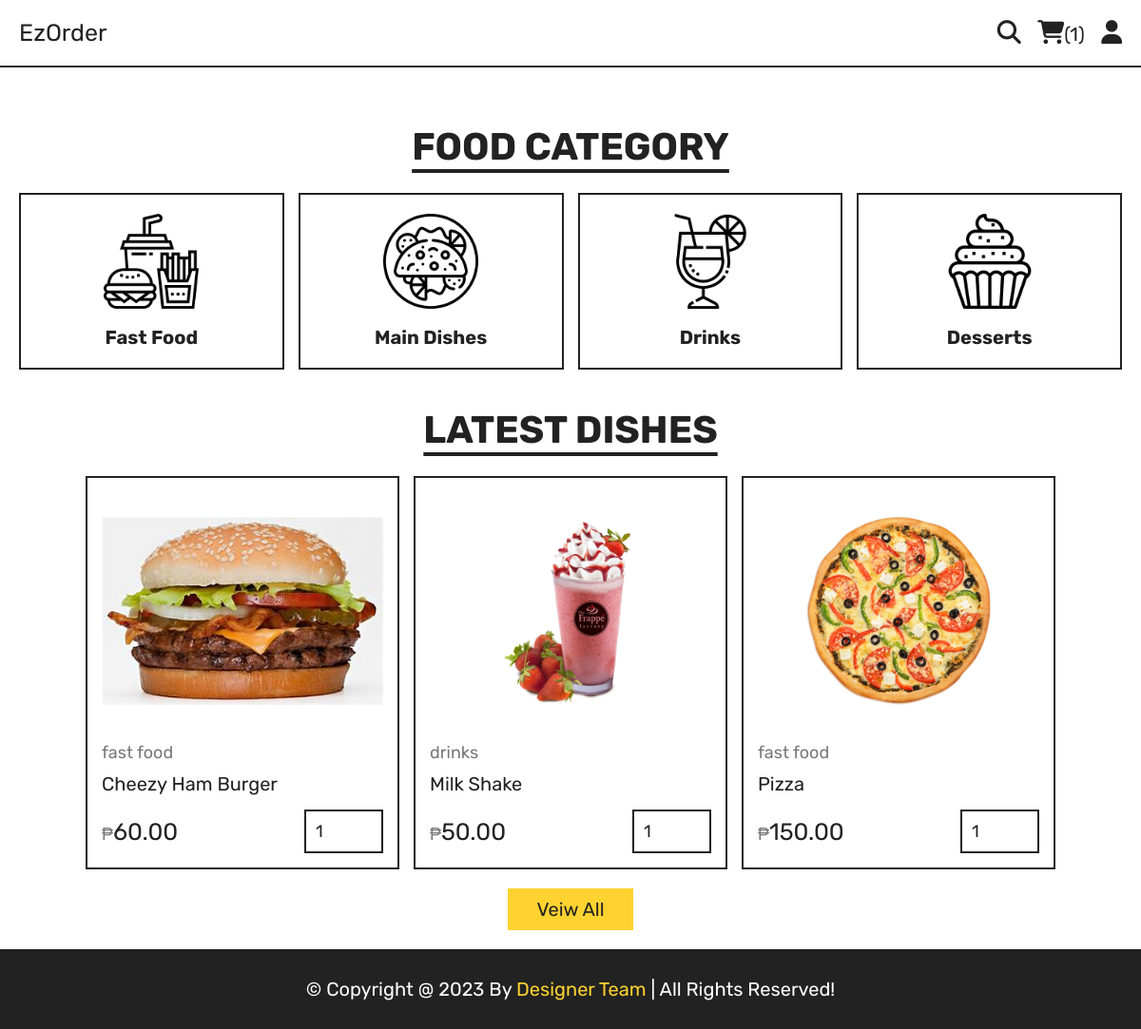
/kiosk.php, run on an earlier commit of the app's database.
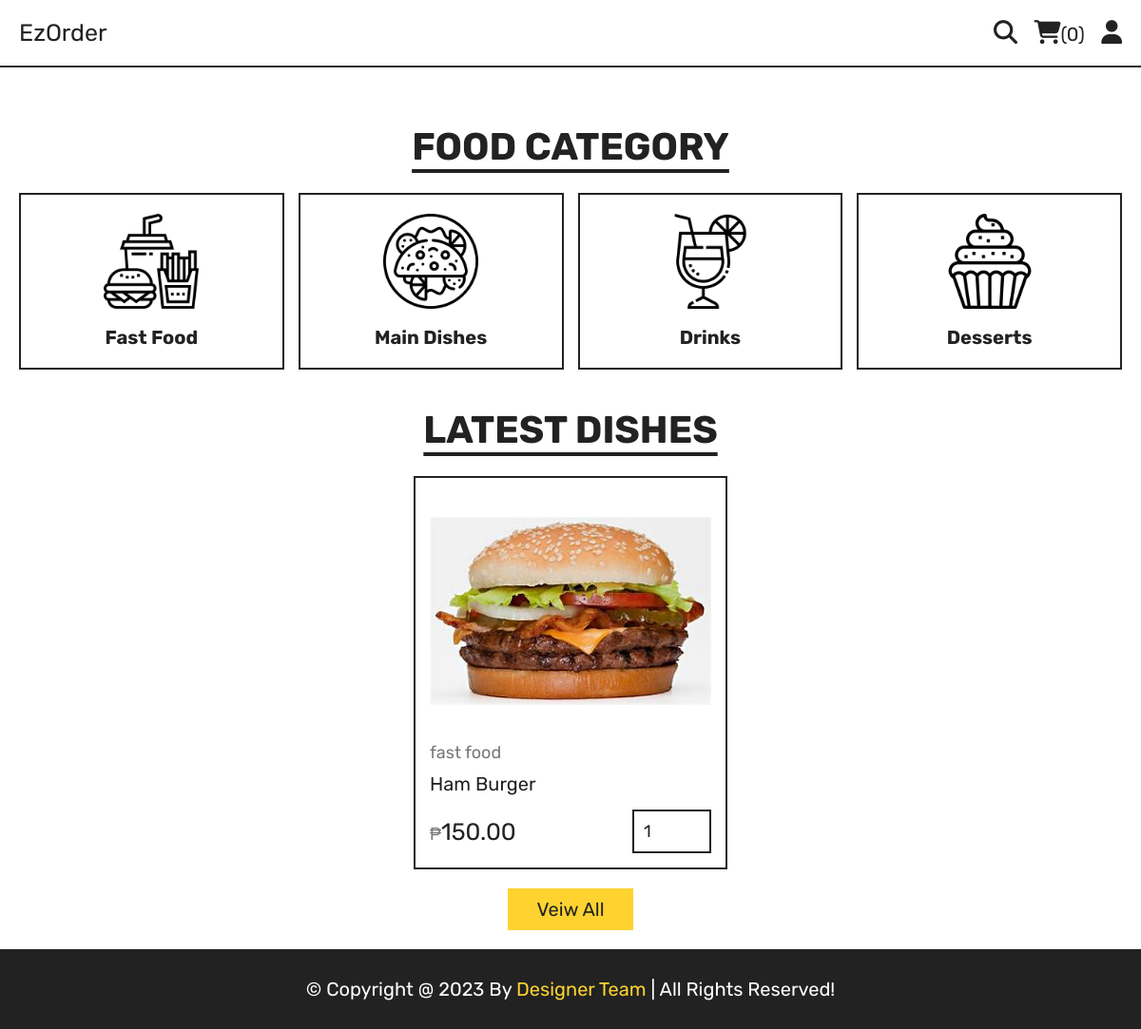
And on a later commit of the database.
### tables this page shows
CREATE TABLE `products` (
  `id` int(11) NOT NULL,
  `name` varchar(255) NOT NULL,
  `category` varchar(255) NOT NULL,
  `price` decimal(10,2) NOT NULL,
  `image` varchar(255) NOT NULL
);

### kiosk.php (the view, shortened to what this page needs)
<?php
include 'components/connect.php';
?>
<!DOCTYPE html>
<html lang="en">
<head>
   <link rel="stylesheet" href="https://unpkg.com/swiper@8/swiper-bundle.min.css" />
   <link rel="stylesheet" href="https://cdnjs.cloudflare.com/ajax/libs/font-awesome/6.1.1/css/all.min.css">
   <link rel="stylesheet" href="css/style.css">
</head>
<body>
   <?php include 'components/kiosk_header.php'; ?>
   <section class="hero">
   </section>
   <section class="category">
      <h1 class="title">food category</h1>
      <div class="box-container">
         <a href="category.php?category=fast food" class="box">
            <img src="images/cat-1.png" alt="">
            <h3>fast food</h3>
         </a>
         <a href="category.php?category=main dish" class="box">
            <img src="images/cat-2.png" alt="">
            <h3>main dishes</h3>
         </a>
         <a href="category.php?category=drinks" class="box">
            <img src="images/cat-3.png" alt="">
            <h3>drinks</h3>
         </a>
         <a href="category.php?category=desserts" class="box">
            <img src="images/cat-4.png" alt="">
            <h3>desserts</h3>
         </a>
      </div>
   </section>
   <section class="products">
      <h1 class="title">latest dishes</h1>
      <div class="box-container">
         <?php
         $select_products = $conn->prepare("SELECT * FROM `products` LIMIT 6");
         $select_products->execute();
         if ($select_products->rowCount() > 0) {
            while ($fetch_products = $select_products->fetch(PDO::FETCH_ASSOC)) {
         ?>
               <form action="" method="post" class="box">
                  <img src="uploaded_img/<?= $fetch_products['image']; ?>" alt="">
                  <a href="category.php?category=<?= $fetch_products['category']; ?>" class="cat"><?= $fetch_products['category']; ?></a>
                  <div class="name"><?= $fetch_products['name']; ?></div>
                  <div class="flex">
                     <div class="price"><span>₱</span><?= $fetch_products['price']; ?></div>
                     <input type="number" name="qty" class="qty" min="1" max="99" value="1" maxlength="2">
                  </div>
               </form>
         <?php
            }
         } else {
            echo '<p class="empty">no products added yet!</p>';
         }
         ?>
      </div>
      <div class="more-btn">
         <a href="menu.php" class="btn">veiw all</a>
      </div>
   </section>
   <?php include 'components/footer.php'; ?>
</body>
</html>

### components/kiosk_header.php (shortened to what this page needs)
<header class="header">
    <section class="flex">
        <a href="kiosk.php" class="logo">EzOrder</a>
        <div class="icons">
            <?php
            $count_cart_items = $conn->prepare("SELECT * FROM `cart` WHERE user_id = ?");
            $count_cart_items->execute([$user_id]);
            $total_cart_items = $count_cart_items->rowCount();
            ?>
            <a href="search.php"><i class="fas fa-search"></i></a>
            <a href="cart.php"><i class="fas fa-shopping-cart"></i><span>(<?= $total_cart_items; ?>)</span></a>
            <div id="user-btn" class="fas fa-user" hidden></div>
        </div>
    </section>
</header>

### components/footer.php
<footer class="footer">
   <div class="credit">&copy; copyright @ 2023 by <span>Designer Team</span> | all rights reserved!</div>
</footer>

### css/style.css (style rules this page uses)
:root { --yellow:#fed330; --red:#e74c3c; --white:#fff; --black:#222; --light-color:#777; --border:.2rem solid var(--black); }
* { font-family: 'Rubik', sans-serif; margin:0; padding:0; box-sizing: border-box; outline: none; border: none; text-decoration: none; }
html { font-size: 62.5%; overflow-x: hidden; scroll-behavior: smooth; stop-opacity: 7rem; }
section { margin:0 auto; max-width: 1200px; padding:2rem; }
.title { text-align: center; margin-bottom: 2.5rem; font-size: 4rem; color:var(--black); text-transform: uppercase; text-decoration: underline; text-underline-offset: 1rem; }
.btn, .delete-btn { margin-top: 1rem; display: inline-block; font-size: 2rem; padding:1rem 3rem; cursor: pointer; text-transform: capitalize; transition: .2s linear; }
.btn { background-color: var(--yellow); color:var(--black); }
.header { position: sticky; top:0; left:0; right:0; z-index: 1000; background-color: var(--white); border-bottom: var(--border); }
.header .flex { display: flex; align-items: center; justify-content: space-between; position: relative; }
.header .flex .logo { font-size: 2.5rem; color:var(--black); }
.header .flex .icons > * { margin-left: 1.5rem; font-size: 2.5rem; color:var(--black); cursor: pointer; }
.header .flex .icons span { font-size: 2rem; }
.category .box-container { display: grid; grid-template-columns: repeat(auto-fit, minmax(27rem, 1fr)); gap:1.5rem; align-items: flex-start; }
.category .box-container .box { border:var(--border); padding:2rem; text-align: center; }
.category .box-container .box img { width: 100%; height: 10rem; object-fit: contain; }
.category .box-container .box h3 { font-size: 2rem; margin-top: 1.5rem; color:var(--black); text-transform: capitalize; }
.products .box-container { display: grid; grid-template-columns: repeat(auto-fit, 33rem); justify-content: center; align-items: flex-start; gap:1.5rem; }
.products .box-container .box { border:var(--border); padding:1.5rem; position: relative; overflow: hidden; }
.products .box-container .box img { height: 25rem; width: 100%; object-fit: contain; margin-bottom: 1rem; }
.products .box-container .box .cat { font-size: 1.8rem; color:var(--light-color); }
.products .box-container .box .name { font-size: 2rem; color:var(--black); margin:1rem 0; }
.products .box-container .box .flex { display: flex; align-items: center; gap:1rem; margin-top: 1.5rem; }
.products .box-container .box .flex .price { margin-right: auto; font-size: 2.5rem; color:var(--black); }
.products .box-container .box .flex .price span { color:var(--light-color); font-size: 1.8rem; }
.products .box-container .box .flex .qty { padding:1rem; border:var(--border); font-size: 1.8rem; color:var(--black); }
.products .more-btn { margin-top: 1rem; text-align: center; }
.credit { padding:3rem 2rem; text-align: center; background-color: var(--black); color:var(--white); font-size: 2rem; text-transform: capitalize; }
.credit span { color:var(--yellow); }

What changed in the data, as far as the page shows it:
removed products: image (picture), category "fast food", name "Cheezy Ham Burger", price "60.00"
removed products: image (picture), category "drinks", name "Milk Shake", price "50.00"
removed products: image (picture), category "fast food", name "Pizza", price "150.00"
added products: image (picture), category "fast food", name "Ham Burger", price "150.00"
Also different on the page:
$total_cart_items: "1" → "0"
